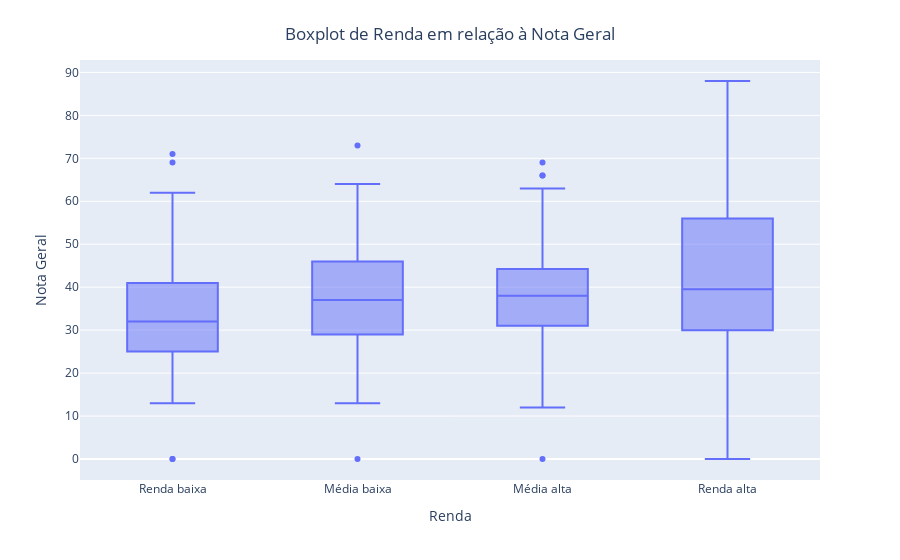

Notebook code cell kept with this figure:
### Code cell
categorias = {
    'A': 'Renda baixa',
    'B': 'Média baixa',
    'C': 'Média alta',
    'D': 'Média alta',
    'E': 'Renda alta',
    'F': 'Renda alta',
    'G': 'Renda alta'
}

ordem_categorias = {'Renda baixa': 1, 'Média baixa': 2, 'Média alta': 3, 'Renda alta': 4}

dados_explorados['Nota_geral'] = pd.to_numeric(dados_explorados['Nota_geral'], errors='coerce')
dados_explorados = dados_explorados.dropna(subset=['Nota_geral'])

dados_explorados['Categoria'] = dados_explorados['Renda'].map(categorias)

#calcular as medianas das notas gerais para cada categoria de renda
medianas = dados_explorados.groupby('Categoria')['Nota_geral'].median().reset_index()

#ordenar os resultados com base nas medianas
medianas['ordem_categoria'] = medianas['Categoria'].map(ordem_categorias)
medianas = medianas.sort_values(by='ordem_categoria')


fig = px.box(dados_explorados, x='Categoria', y='Nota_geral', 
             labels={'Categoria': 'Renda', 'Nota_geral': 'Nota Geral'},
             category_orders={"Categoria": medianas['Categoria']})
fig.update_layout(title='Boxplot de Renda em relação à Nota Geral', title_x=0.5, title_y=0.95)
fig.show()

### Figure 1 — Plotly figure (JSON) as saved in the notebook; plotly's stock layout.template omitted (floating-point values rounded to 4 significant figures; data arrays with more than 128 entries replaced by an {"elided": "..."} marker saying what was removed)
{"data": [{"alignmentgroup": "True", "hovertemplate": "Renda=%{x}<br>Nota Geral=%{y}<extra></extra>", "legendgroup": "", "marker": {"color": "#636efa"}, "name": "", "notched": false, "offsetgroup": "", "orientation": "v", "showlegend": false, "type": "box", "x": {"elided": "314 str values"}, "x0": " ", "xaxis": "x", "y": {"elided": "314 int values"}, "y0": " ", "yaxis": "y"}], "layout": {"boxmode": "group", "legend": {"tracegroupgap": 0}, "margin": {"t": 60}, "title": {"text": "Boxplot de Renda em relação à Nota Geral", "x": 0.5, "y": 0.95}, "xaxis": {"anchor": "y", "categoryarray": ["Renda baixa", "Média baixa", "Média alta", "Renda alta"], "categoryorder": "array", "domain": [0, 1], "title": {"text": "Renda"}}, "yaxis": {"anchor": "x", "domain": [0, 1], "title": {"text": "Nota Geral"}}}}
